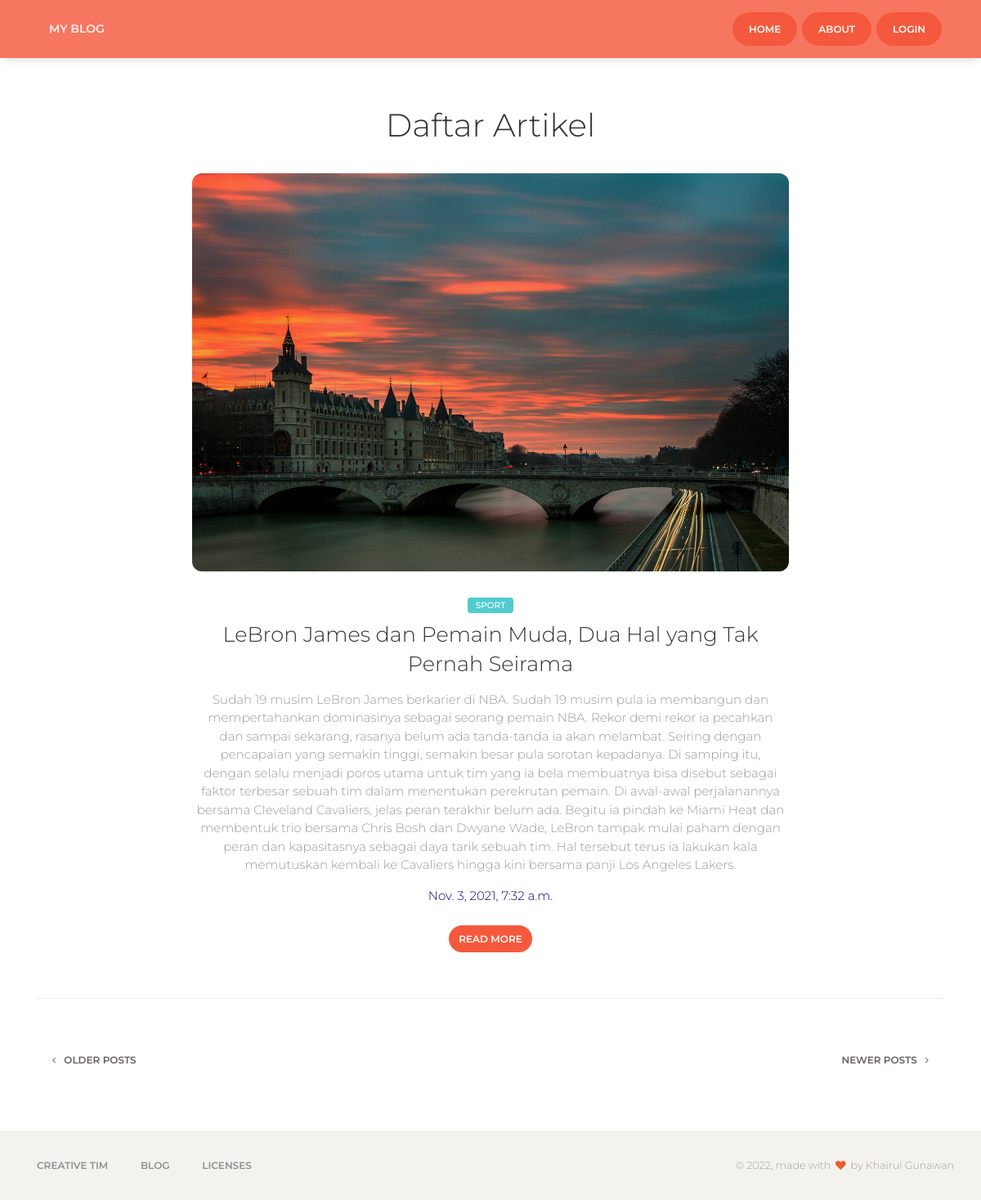
The page / on the database its author committed.
### blog/models.py (models this page shows, shortened)
class Artikel(models.Model):
    nama = models.ForeignKey(User, on_delete=models.CASCADE, blank=True, null=True)
    judul = models.CharField(max_length=100)
    body = models.TextField()
    kategory = models.ForeignKey(Kategori, on_delete=models.CASCADE)
    date = models.DateTimeField(auto_now_add=True)
    class Meta:
        ordering =['-date']
        verbose_name_plural = "Artikel"

class Kategori(models.Model):
    nama = models.CharField(max_length=20)
    def __str__(self):
        return self.nama
    class Meta:
        verbose_name_plural = "Kategori"

### myproject/views.py (the view)
# urls.py: path('', index, name='index'),
def index(request):
    template_name = 'front/index.html'
    artikel = Artikel.objects.all()
    context = {
        'title':'my home',
        'welcome':'welcome my home',
        'artikel':artikel
    }
    return render(request, template_name, context)

### templates/front/index.html
{% extends 'front/base.html' %}
{% load static %}
{% block content %}
<div class="wrapper">
    <div class="main">
      <div class="section section-white">
        <div class="container">
          <div class="row">
            <div class="col-md-6 ml-auto mr-auto text-center title">
              <h2>Daftar Artikel</h2>
            </div>
          </div>
          {% for a in artikel %}
          <div class="article">
            <div class="row">
              <div class="col-md-8 ml-auto mr-auto">
                <div class="card card-blog card-plain text-center">
                  <div class="card-image">
                    <a href="#pablo">
                      <img class="img img-raised" src="{% static 'front/img/sections/bruno-abatti.jpg' %}">
                    </a>
                  </div>
                  <div class="card-body">
                    <div class="card-category">
                      <span class="badge badge-primary main-tag">{{a.kategory}}</span>
                    </div>
                    <a href="javascrip: void(0);">
                      <h3 class="card-title">{{a.judul}}</h3>
                    </a>
                    <div class="card-description">
                      <p>{{a.body}}</p>
                    </div>
                    <div class="card-description">
                      <p style="color:darkblue;">{{a.date}}</p>
                    </div>
                  </div>
                  <button class="btn btn-danger btn-round btn-sm">Read more</button>
                </div>
              </div>
            </div>
          </div>
          <hr><br /><br />
          {% endfor %}
          <div class="row">
            <div class="col-md-12">
              <div class="pull-left">
                <button class="btn btn-link btn-default btn-move-left btn-sm"> <i class="fa fa-angle-left"></i> Older Posts</button>
              </div>
              <div class="pull-right">
                <button class="btn btn-link btn-default btn-move-right btn-sm">Newer Posts <i class="fa fa-angle-right"></i></button>
              </div>
            </div>
          </div>
        </div>
      </div>
    </div>
  </div>
{% endblock content %}

### templates/front/base.html (shortened to what this page needs)
{% load static %}
<!DOCTYPE html>
<html lang="en">
<head>
  <link href="https://maxcdn.bootstrapcdn.com/font-awesome/latest/css/font-awesome.min.css" rel="stylesheet">
  <link href="{% static 'front/css/bootstrap.min.css' %}" rel="stylesheet" />
  <link href="{% static 'front/css/paper-kit.css' %}?v=2.3.1" rel="stylesheet" />
  <link href="{% static 'front/demo/demo.css' %}" rel="stylesheet" />
</head>
<body class="blog-posts sidebar-collapse">
  <nav class="navbar navbar-expand-lg bg-danger fixed-top">
    <div class="container">
      <div class="navbar-translate">
        <a class="navbar-brand" href="https://demos.creative-tim.com/paper-kit-2-pro/index.html" rel="tooltip" title="Paper Kit 2 PRO" data-placement="bottom" target="_blank">
          MY BLOG
        </a>
      </div>
      <div class="collapse navbar-collapse" data-nav-image="{% static 'front/img/blurred-image-1.jpg' %}" data-color="orange">
        <ul class="navbar-nav ml-auto">
        <li class="nav-item">
          <a class="btn btn-round btn-danger" href="{% url 'index' %}" >
             Home
          </a>
          </li>
          <li class="nav-item">
          <a class="btn btn-round btn-danger" href="{% url 'about' %}">
            About
          </a>
         </li>
          <li class="nav-item">
            {% if request.user.is_anonymous %}
              <a class="btn btn-round btn-danger" href="{% url 'login' %}">
                Login
              </a>
            {% else %}
              <a class="btn btn-round btn-danger" href="{% url 'dashboard' %}">
                Dashboard
              </a>
            {% endif %}
          </li>
        </ul>
      </div>
    </div>
  </nav>
  {% block content %}
  {% endblock content %}
  <footer class="footer  footer-gray footer-white ">
    <div class="container">
      <div class="row">
        <nav class="footer-nav">
          <ul>
            <li><a href="https://www.creative-tim.com" target="_blank">Creative Tim</a></li>
            <li><a href="http://blog.creative-tim.com/" target="_blank">Blog</a></li>
            <li><a href="https://www.creative-tim.com/license" target="_blank">Licenses</a></li>
          </ul>
        </nav>
        <div class="credits ml-auto">
          <span class="copyright">
            © , made with <i class="fa fa-heart heart"></i> by Khairul Gunawan
          </span>
        </div>
      </div>
    </div>
  </footer>
</body>
</html>

### static/front/demo/demo.css (style rules this page uses)
.main { background-color: #fff; }

### rows shown on the page
Artikel: kategory "SPORT", judul "LeBron James dan Pemain Muda, Dua Hal yang Tak Pernah Seirama", body "Sudah 19 musim LeBron James berkarier di NBA. Sudah 19 musim pula ia membangun dan mempertahankan dominasinya sebagai seorang pemain NBA. Rekor demi rekor ia pecahkan dan sampai sekarang, rasanya belum ada tanda-tanda ia akan melambat. Seiring dengan pencapaian yang semakin tinggi, semakin besar pula sorotan kepadanya. Di samping itu, dengan selalu menjadi poros utama untuk tim yang ia bela membuatnya bisa disebut sebagai faktor terbesar sebuah tim dalam menentukan perekrutan pemain. Di awal-awal perjalanannya bersama Cleveland Cavaliers, jelas peran terakhir belum ada. Begitu ia pindah ke Miami Heat dan membentuk trio bersama Chris Bosh dan Dwyane Wade, LeBron tampak mulai paham dengan…", date "Nov. 3, 2021, 7:32 a.m."
